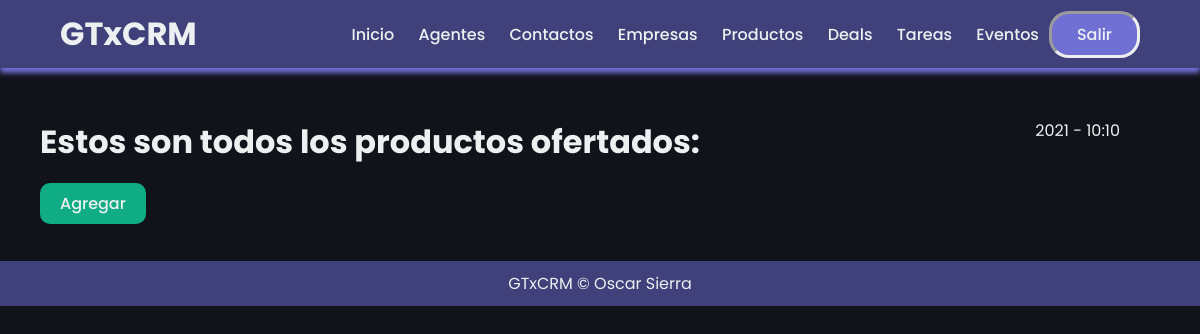
/productos/ (signed in), run on an earlier commit of the app's database.
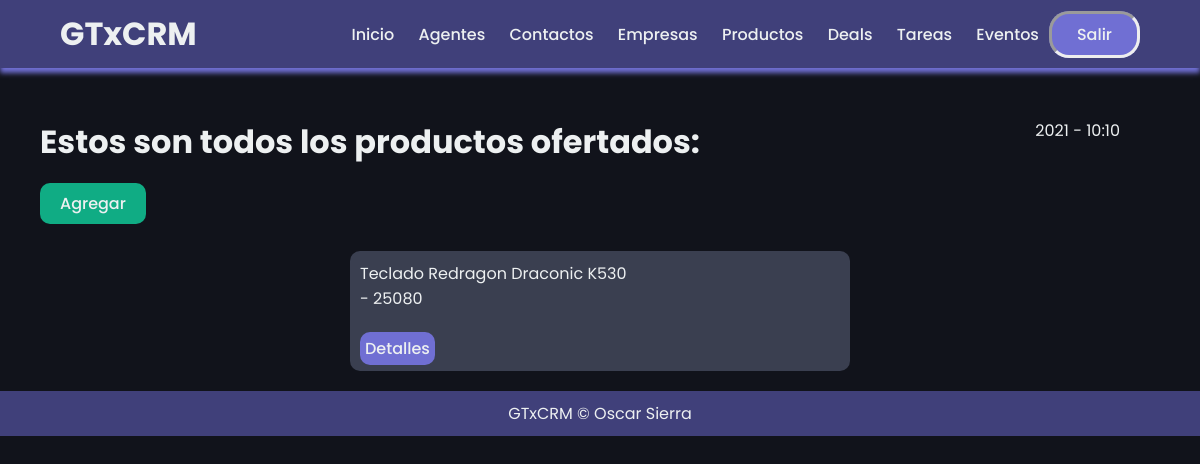
And on a later commit of the database.
### mainapp/models.py (models this page shows, shortened)
class Producto(models.Model):
    nombre = models.CharField(max_length=45)
    codigo = models.IntegerField(default=0)
    categoria = models.CharField(max_length=45)
    precio = models.FloatField()
    descripcion = models.CharField(max_length=200)
    activo = models.BooleanField()
    agente = models.ForeignKey("Agent", on_delete=models.CASCADE)

### mainapp/views.py (the view)
# urls.py: path('productos/', productoListView.as_view(), name = 'producto_list'),
class productoListView(LoginRequiredMixin, ListView):
    template_name="productos/producto_list.html"
    queryset = Producto.objects.all()
    context_object_name = "productos"

### mainapp/templates/productos/producto_list.html (shortened to what this page needs)
{% extends 'layouts/layouts.html'%}
{% block content %}
<div class="start">
    <div class="initial">
        <h1>Estos son todos los productos ofertados: </h1>
            <div id="time">
                {% now "Y - h:m"%}
            </div>
        </div>
    </div>
<br/>
<div class="divbtn" style="margin-left: 40px;">
    <a class="submitbtn" href="{% url 'producto_create' %}"><button>Agregar</button></a>
</div>
<br/>
<div class="list_container">
    {% for producto in productos %}
        <div class="list_content">
            <p>{{ producto.nombre }}<br/>
            - {{ producto.codigo }}</p><br/>
            <a class="detail_href" href="{% url 'producto_detail' producto.pk %}">Detalles</a>
        </div>
    {% endfor %}
</div>
{% endblock %}

What changed in the data, as far as the page shows it:
added Producto: nombre "Teclado Redragon Draconic K530", codigo "25080"
